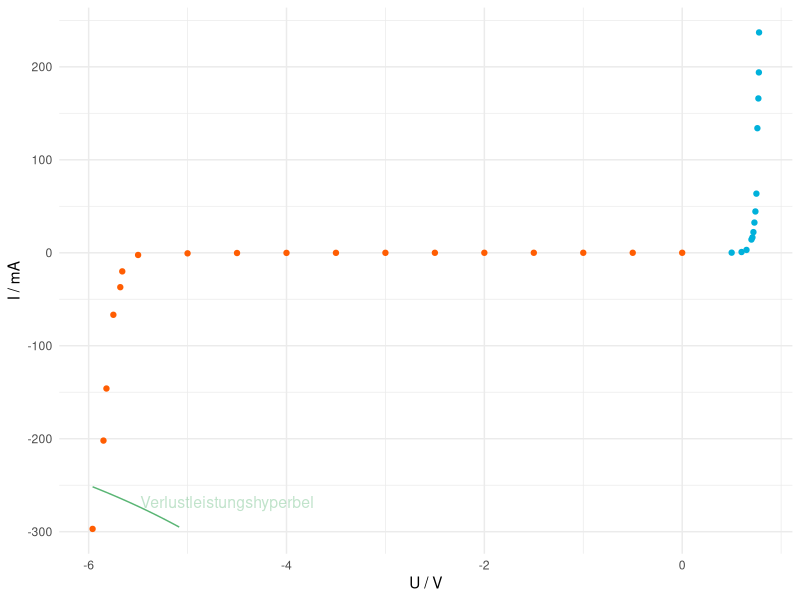

Write the R code that produced this figure.
library(ggplot2)

outputName = "2_2_kennlinie.pdf"
outputWidth = 10
outputHeight = outputWidth * 0.618

diodeDataFB <- read.csv("durchlassrichtung.csv")
diodeDataRB <- read.csv("sperrrichtung.csv")

xlabel <- "U / V"
ylabel <- "I / mA"

powerloss <- function(U) {

    1.5/U * 1000

}
                                        #
hsBlue <- "#00b1db"
hsInvert <- "#ff5d02"
hsGreen <- "#59B574"
hsGreenfade <- "#59B5745E"

ylimits <- c(min(diodeDataRB), max(diodeDataFB))

plot <- ggplot( data= diodeDataFB, aes(x = diodeDataFB$U, y = diodeDataFB$I)) +
    theme_minimal() +
    xlab(xlabel) +
    ylab(ylabel) +
    geom_point(color=hsBlue) +
    geom_point(color=hsInvert,data=diodeDataRB, aes(x = diodeDataRB$U, y = diodeDataRB$I))+
    scale_y_continuous(limits=ylimits) +
    stat_function(fun = powerloss, color = hsGreen) +
    annotate("text", x=-4.6, y=-268, label="Verlustleistungshyperbel", size=04, color = hsGreenfade)

pdf(outputName, width = outputWidth, height = outputHeight)
plot

